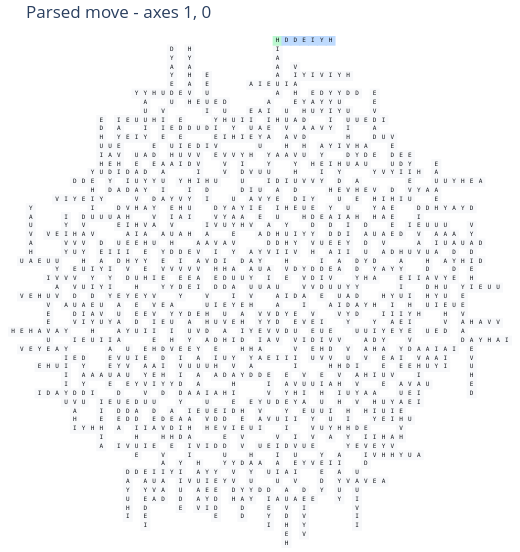

The notebook cell this image was saved under:
### Code cell
for figure in plot_llm_run_move(context, move_source="parsed"):
    display(figure)

### Figure 1 — Plotly figure (JSON) as saved in the notebook; plotly's stock layout.template omitted (floating-point values rounded to 4 significant figures; data arrays with more than 128 entries replaced by an {"elided": "..."} marker saying what was removed)
{"data": [{"customdata": [[[-46, 8], "0"], [[-45, 8], "0"], [[-45, 10], "0"], [[-44, -8], "0"], [[-44, 6], "0"], [[-44, 8], "0"], [[-44, 10], "0"], [[-44, 16], "0"], [[-43, -10], "0"], [[-43, -8], "0"], [[-43, 0], "0"], [[-43, 3], "0"], [[-43, 6], "0"], [[-43, 8], "0"], [[-43, 10], "0"], [[-43, 16], "0"], [[-42, -10], "0"], [[-42, -8], "0"], [[-42, -4], "0"], [[-42, -2], "0"], [[-42, -1], "0"], [[-42, 0], "0"], [[-42, 3], "0"], [[-42, 6], "0"], [[-42, 8], "0"], [[-42, 10], "0"], [[-42, 16], "0"], [[-41, -10], "0"], [[-41, -8], "0"], [[-41, -7], "0"], [[-41, -6], "0"], [[-41, -4], "0"], [[-41, -2], "0"], [[-41, -1], "0"], [[-41, 0], "0"], [[-41, 2], "0"], [[-41, 3], "0"], [[-41, 4], "0"], [[-41, 6], "0,1"], [[-41, 7], "1"], [[-41, 8], "0,1"], [[-41, 9], "1"], [[-41, 10], "0,1"], [[-41, 11], "1"], [[-41, 14], "0"], [[-41, 16], "0"], [[-40, -10], "0"], [[-40, -8], "0"], [[-40, -7], "0"], [[-40, -6], "0"], [[-40, -4], "0"], [[-40, -2], "0"], [[-40, -1], "0"], [[-40, 0], "0"], [[-40, 2], "0,1"], [[-40, 3], "0,1"], [[-40, 4], "0,1"], [[-40, 5], "1"], [[-40, 6], "0,1"], [[-40, 8], "0"], [[-40, 10], "0"], [[-40, 12], "0"], [[-40, 14], "0"], [[-40, 16], "0"], [[-39, -10], "0"], [[-39, -8], "0"], [[-39, -7], "0"], [[-39, -6], "0"], [[-39, -4], "0,1"], [[-39, -3], "1"], [[-39, -2], "0,1"], [[-39, -1], "0,1"], [[-39, 0], "0,1"], [[-39, 1], "1"], [[-39, 2], "0,1"], [[-39, 4], "0"], [[-39, 7], "0"], [[-39, 9], "0"], [[-39, 12], "0"], [[-39, 14], "0,1"], [[-39, 15], "1"], [[-39, 16], "0,1"], [[-39, 17], "1"], [[-39, 18], "1"], [[-39, 19], "1"], [[-38, -10], "0,1"], [[-38, -9], "1"], [[-38, -8], "0,1"], [[-38, -7], "0,1"], [[-38, -6], "0,1"], [[-38, -5], "1"], [[-38, -4], "0,1"], [[-38, -2], "0"], [[-38, -1], "0"], [[-38, 0], "0"], [[-38, 2], "0"], [[-38, 4], "0"], [[-38, 6], "1"], [[-38, 7], "0,1"], [[-38, 8], "1"], [[-38, 9], "0,1"], [[-38, 12], "0"], [[-38, 14], "0"], [[-38, 16], "0"], [[-37, -6], "0"], [[-37, -4], "0"], [[-37, -2], "0"], [[-37, 1], "0,1"], [[-37, 2], "0,1"], [[-37, 3], "1"], [[-37, 4], "0,1"], [[-37, 5], "1"], [[-37, 7], "0"], [[-37, 9], "0,1"], [[-37, 10], "1"], [[-37, 11], "1"], [[-37, 12], "0,1"], [[-37, 13], "1"], [[-37, 14], "0,1"], [[-37, 17], "0"], [[-36, -9], "0"], [[-36, -6], "0"], [[-36, -3], "0"], [[-36, 1], "0"], [[-36, 4], "0"], [[-36, 7], "0"], [[-36, 9], "0"], [[-36, 12], "0"], [[-36, 14], "0"], [[-36, 17], "0,1"], [[-36, 18], "1"], [[-36, 19], "1"], [[-36, 20], "1"], [[-36, 21], "1"], [[-36, 22], "1"], [[-36, 23], "1"], [[-35, -13], "0"], [[-35, -11], "1"], [[-35, -10], "1"], [[-35, -9], "0,1"], [[-35, -8], "1"], [[-35, -7], "1"], [[-35, -5], "0"], [[-35, -3], "0,1"], [[-35, -2], "1"], [[-35, -1], "1"], [[-35, 0], "1"], [[-35, 1], "0"], [[-35, 3], "0"], [[-35, 5], "1"], [[-35, 6], "1"], [[-35, 7], "0,1"], [[-35, 8], "1"], [[-35, 9], "0,1"], [[-35, 10], "1"], [[-35, 11], "0,1"], [[-35, 15], "0"], [[-35, 16], "1"], [[-35, 17], "0,1"], [[-35, 18], "1"], [[-35, 19], "1"], [[-35, 20], "1"], [[-34, -13], "0"], [[-34, -9], "0"], [[-34, -6], "1"], [[-34, -5], "0,1"], [[-34, -4], "1"], [[-34, -3], "0,1"], [[-34, 1], "0"], [[-34, 3], "0"], [[-34, 7], "0"], [[-34, 9], "0"], [[-34, 11], "0"], [[-34, 13], "0"], [[-34, 15], "0"], [[-34, 17], "0,1"], [[-34, 18], "1"], [[-34, 19], "1"], [[-34, 20], "1"], [[-34, 21], "0"], [[-33, -16], "0,1"], [[-33, -15], "1"], [[-33, -14], "1"], [[-33, -13], "0,1"], [[-33, -11], "0"], [[-33, -9], "0"], [[-33, -8], "1"], [[-33, -7], "0,1"], [[-33, -6], "1"], [[-33, -5], "0,1"], [[-33, -4], "1"], [[-33, -3], "0"], [[-33, -1], "0,1"], [[-33, 0], "1"], [[-33, 1], "0,1"], [[-33, 2], "1"], [[-33, 3], "0,1"], [[-33, 4], "1"], [[-33, 5], "0,1"], [[-33, 8], "0"], [[-33, 11], "0"], [[-33, 12], "1"], [[-33, 13], "0,1"], [[-33, 14], "1"], [[-33, 15], "0,1"], [[-33, 16], "1"], [[-33, 17], "0,1"], [[-33, 21], "0"], [[-32, -16], "0"], [[-32, -13], "0"], [[-32, -11], "0,1"], [[-32, -10], "1"], [[-32, -9], "0,1"], [[-32, -7], "0,1"], [[-32, -6], "1"], [[-32, -5], "0,1"], [[-32, -4], "1"], [[-32, -3], "0,1"], [[-32, -1], "0,1"], [[-32, 0], "1"], [[-32, 1], "0,1"], [[-32, 3], "0"], [[-32, 5], "0"], [[-32, 6], "1"], [[-32, 7], "1"], [[-32, 8], "0,1"], [[-32, 9], "1"], [[-32, 11], "0"], [[-32, 13], "0"], [[-32, 15], "0"], [[-32, 18], "0,1"], [[-32, 19], "1"], [[-32, 20], "1"], [[-32, 21], "0,1"], [[-32, 22], "1"], [[-31, -16], "0"], [[-31, -13], "0"], [[-31, -11], "0,1"], [[-31, -10], "1"], [[-31, -9], "0,1"], [[-31, -7], "0"], [[-31, -5], "0"], [[-31, -3], "0,1"], [[-31, -2], "1"], [[-31, -1], "0,1"], [[-31, 0], "1"], [[-31, 1], "0,1"], [[-31, 2], "0,1"], [[-31, 3], "0,1"], [[-31, 5], "0"], [[-31, 8], "0"], [[-31, 10], "0,1"], [[-31, 11], "0,1"], [[-31, 12], "0,1"], [[-31, 13], "0,1"], [[-31, 15], "0"], [[-31, 17], "1"], [[-31, 18], "0,1"], [[-31, 19], "1"], [[-31, 20], "1"], [[-31, 21], "0"], [[-30, -17], "0"], [[-30, -16], "0"], [[-30, -15], "0"], [[-30, -13], "0,1"], [[-30, -12], "1"], [[-30, -11], "0,1"], [[-30, -10], "1"], [[-30, -9], "0,1"], [[-30, -8], "0,1"], [[-30, -7], "0,1"], [[-30, -4], "0"], [[-30, -1], "0"], [[-30, 2], "0"], [[-30, 4], "1"], [[-30, 5], "0,1"], [[-30, 6], "1"], [[-30, 7], "1"], [[-30, 8], "0,1"], [[-30, 9], "1"], [[-30, 10], "0,1"], [[-30, 12], "0"], [[-30, 14], "0"], [[-30, 16], "0"], [[-30, 18], "0,1"], [[-30, 19], "1"], [[-30, 20], "1"], [[-30, 21], "0,1"], [[-30, 22], "0,1"], [[-30, 23], "0"], [[-29, -20], "1"], [[-29, -19], "1"], [[-29, -18], "1"], [[-29, -17], "0,1"], [[-29, -16], "0,1"], [[-29, -15], "0,1"], [[-29, -14], "1"], [[-29, -11], "0"], [[-29, -8], "0"], [[-29, -6], "0"], [[-29, -4], "0,1"], [[-29, -3], "1"], [[-29, -2], "0,1"], [[-29, -1], "0,1"], [[-29, 0], "1"], [[-29, 1], "1"], [[-29, 2], "0,1"], [[-29, 6], "0"], [[-29, 8], "0,1"], [[-29, 9], "1"], [[-29, 10], "0,1"], [[-29, 12], "0"], [[-29, 14], "0,1"], [[-29, 15], "1"], [[-29, 16], "0,1"], [[-29, 17], "1"], [[-29, 18], "0,1"], [[-29, 21], "0"], [[-29, 22], "0"], [[-29, 23], "0"], [[-29, 29], "0"], [[-28, -17], "0"], [[-28, -15], "0"], [[-28, -12], "0"], [[-28, -10], "1"], [[-28, -9], "1"], [[-28, -8], "0,1"], [[-28, -7], "1"], [[-28, -6], "0,1"], [[-28, -5], "1"], [[-28, -4], "0,1"], [[-28, -2], "0"], [[-28, 2], "0"], [[-28, 6], "0"], [[-28, 8], "0,1"], [[-28, 9], "1"], [[-28, 10], "0,1"], [[-28, 11], "1"], [[-28, 12], "0,1"], [[-28, 13], "1"], [[-28, 14], "0,1"], [[-28, 16], "0"], [[-28, 19], "0"], [[-28, 21], "0,1"], [[-28, 22], "0,1"], [[-28, 23], "0,1"], [[-28, 24], "1"], [[-28, 29], "0"], [[-27, -17], "0"], [[-27, -15], "0,1"], [[-27, -14], "1"], [[-27, -13], "1"], [[-27, -12], "0,1"], [[-27, -11], "1"], [[-27, -10], "0,1"], [[-27, -8], "0,1"], [[-27, -7], "1"], [[-27, -6], "0,1"], [[-27, -4], "0"], [[-27, -2], "0"], [[-27, 0], "0,1"], [[-27, 1], "1"], [[-27, 2], "0,1"], [[-27, 3], "1"], [[-27, 4], "1"], [[-27, 5], "1"], [[-27, 6], "0,1"], [[-27, 8], "0"], [[-27, 10], "0"], [[-27, 12], "0"], [[-27, 14], "0"], [[-27, 16], "0,1"], [[-27, 17], "1"], [[-27, 18], "1"], [[-27, 19], "0,1"], [[-27, 20], "1"], [[-27, 23], "0"], [[-27, 29], "0"], [[-26, -20], "1"], [[-26, -19], "1"], [[-26, -18], "1"], [[-26, -17], "0,1"], [[-26, -15], "0"], [[-26, -12], "0,1"], [[-26, -11], "1"], [[-26, -10], "0,1"], [[-26, -8], "0,1"], [[-26, -7], "1"], [[-26, -6], "0,1"], [[-26, -4], "0,1"], [[-26, -3], "1"], [[-26, -2], "0,1"], [[-26, -1], "1"], [[-26, 0], "0,1"], [[-26, 2], "0"], [[-26, 4], "0"], [[-26, 9], "0"], [[-26, 13], "0,1"], [[-26, 14], "0,1"], [[-26, 15], "0,1"], [[-26, 16], "0,1"], [[-26, 19], "0"], [[-26, 21], "1"], [[-26, 22], "1"], [[-26, 23], "0,1"], [[-26, 24], "1"], [[-26, 25], "1"], [[-26, 26], "1"], [[-26, 29], "0"], [[-25, -17], "0,1"], [[-25, -16], "1"], [[-25, -15], "0,1"], [[-25, -12], "0,1"], [[-25, -11], "1"], [[-25, -10], "0,1"], [[-25, -9], "1"], [[-25, -8], "0,1"], [[-25, -6], "0"], [[-25, -4], "0"], [[-25, -2], "0"], [[-25, 0], "0,1"], [[-25, 1], "1"], [[-25, 2], "0,1"], [[-25, 4], "0,1"], [[-25, 5], "0,1"], [[-25, 6], "1"], [[-25, 7], "1"], [[-25, 8], "1"], [[-25, 9], "0"], [[-25, 11], "0"], [[-25, 12], "0"], [[-25, 13], "0"], [[-25, 15], "0"], [[-25, 17], "0"], [[-25, 19], "0,1"], [[-25, 20], "1"], [[-25, 21], "1"], [[-25, 23], "0,1"], [[-25, 24], "1"], [[-25, 25], "1"], [[-25, 26], "1"], [[-25, 29], "0"], [[-24, -22], "1"], [[-24, -21], "1"], [[-24, -20], "1"], [[-24, -19], "0,1"], [[-24, -18], "1"], [[-24, -17], "0,1"], [[-24, -12], "0"], [[-24, -10], "0"], [[-24, -8], "0,1"], [[-24, -7], "0,1"], [[-24, -6], "0,1"], [[-24, -5], "0,1"], [[-24, -4], "1"], [[-24, -3], "0,1"], [[-24, -2], "0,1"], [[-24, 0], "0"], [[-24, 3], "0"], [[-24, 4], "0"], [[-24, 5], "0"], [[-24, 9], "0"], [[-24, 11], "0"], [[-24, 12], "0"], [[-24, 13], "0"], [[-24, 15], "0"], [[-24, 17], "0"], [[-24, 18], "0"], [[-24, 19], "0"], [[-24, 21], "1"], [[-24, 22], "0,1"], [[-24, 23], "0,1"], [[-24, 24], "1"], [[-24, 25], "1"], [[-24, 26], "1"], [[-24, 27], "1"], [[-24, 29], "0"], [[-23, -19], "0"], [[-23, -16], "1"], [[-23, -15], "1"], [[-23, -14], "1"], [[-23, -13], "1"], [[-23, -12], "0,1"], [[-23, -11], "0,1"], [[-23, -7], "0"], [[-23, -5], "0"], [[-23, -3], "0"], [[-23, -1], "0"], [[-23, 0], "0,1"], [[-23, 1], "1"], [[-23, 2], "1"], [[-23, 3], "0,1"], [[-23, 5], "0"], [[-23, 6], "0"], [[-23, 7], "0"], [[-23, 9], "0,1"], [[-23, 10], "1"], [[-23, 11], "0,1"], [[-23, 12], "0,1"], [[-23, 13], "0,1"], [[-23, 14], "1"], [[-23, 17], "0"], [[-23, 18], "0"], [[-23, 19], "0"], [[-23, 22], "0"], [[-23, 28], "0,1"], [[-23, 29], "0,1"], [[-23, 30], "1"], [[-23, 31], "1"], [[-23, 32], "1"], [[-23, 33], "1"], [[-22, -23], "1"], [[-22, -22], "1"], [[-22, -21], "1"], [[-22, -20], "1"], [[-22, -19], "0,1"], [[-22, -18], "1"], [[-22, -17], "1"], [[-22, -14], "0"], [[-22, -11], "0"], [[-22, -10], "1"], [[-22, -9], "0,1"], [[-22, -8], "1"], [[-22, -7], "0,1"], [[-22, -5], "0"], [[-22, -3], "0,1"], [[-22, -2], "1"], [[-22, -1], "0,1"], [[-22, 1], "0"], [[-22, 3], "0,1"], [[-22, 4], "1"], [[-22, 5], "0,1"], [[-22, 6], "0,1"], [[-22, 7], "0,1"], [[-22, 8], "1"], [[-22, 9], "0"], [[-22, 11], "0"], [[-22, 12], "0"], [[-22, 13], "0"], [[-22, 16], "1"], [[-22, 17], "0,1"], [[-22, 18], "0,1"], [[-22, 19], "0,1"], [[-22, 20], "0,1"], [[-22, 21], "1"], [[-22, 22], "0,1"], [[-22, 24], "1"], [[-22, 25], "1"], [[-22, 26], "0,1"], [[-22, 28], "0"], [[-21, -19], "0"], [[-21, -16], "1"], [[-21, -15], "1"], [[-21, -14], "0,1"], [[-21, -13], "1"], [[-21, -12], "1"], [[-21, -11], "0"], [[-21, -9], "0"], [[-21, -7], "0,1"], [[-21, -6], "1"], [[-21, -5], "0,1"], [[-21, -3], "0"], [[-21, -1], "0,1"], [[-21, 0], "1"], [[-21, 1], "0,1"], [[-21, 2], "1"], [[-21, 3], "0,1"], [[-21, 5], "0"], [[-21, 6], "0"], [[-21, 7], "0"], [[-21, 9], "0,1"], [[-21, 10], "1"], [[-21, 11], "0,1"], [[-21, 12], "1"], [[-21, 15], "0"], [[-21, 18], "0"], [[-21, 20], "0,1"], [[-21, 21], "1"], [[-21, 22], "0,1"], [[-21, 26], "0"], [[-21, 28], "0,1"], [[-21, 29], "1"], [[-21, 30], "1"], [[-21, 31], "1"], [[-21, 32], "1"], [[-20, -19], "0"], [[-20, -16], "0,1"], [[-20, -15], "1"], [[-20, -14], "0,1"], [[-20, -13], "1"], [[-20, -11], "0"], [[-20, -9], "0,1"], [[-20, -8], "1"], [[-20, -7], "0,1"], [[-20, -5], "0,1"], [[-20, -4], "1"], [[-20, -3], "1"], [[-20, -2], "1"], [[-20, -1], "0,1"], [[-20, 1], "0"], [[-20, 3], "0"], [[-20, 5], "0,1"], [[-20, 6], "0,1"], [[-20, 7], "0,1"], [[-20, 8], "1"], [[-20, 9], "0,1"], [[-20, 11], "0"], [[-20, 14], "0"], [[-20, 15], "0"], [[-20, 16], "0"], [[-20, 19], "1"], [[-20, 20], "0,1"], [[-20, 21], "1"], [[-20, 22], "0,1"], [[-20, 23], "1"], [[-20, 26], "0"], [[-20, 28], "0"], [[-19, -19], "0"], [[-19, -17], "1"], [[-19, -16], "0,1"], [[-19, -15], "1"], [[-19, -14], "0,1"], [[-19, -13], "1"], [[-19, -11], "0"], [[-19, -9], "0"], [[-19, -7], "0,1"], [[-19, -6], "1"], [[-19, -5], "0,1"], [[-19, -1], "0,1"], [[-19, 0], "1"], [[-19, 1], "1"], [[-19, 2], "0,1"], [[-19, 3], "0,1"], [[-19, 4], "0,1"], [[-19, 7], "0"], [[-19, 10], "0"], [[-19, 13], "1"], [[-19, 14], "0,1"], [[-19, 15], "0,1"], [[-19, 16], "0,1"], [[-19, 17], "1"], [[-19, 18], "1"], [[-19, 20], "0"], [[-19, 22], "0"], [[-19, 24], "0,1"], [[-19, 25], "0,1"], [[-19, 26], "0,1"], [[-19, 27], "1"], [[-19, 28], "0,1"], [[-18, -22], "1"], [[-18, -21], "1"], [[-18, -20], "1"], [[-18, -19], "0,1"], [[-18, -18], "0,1"], [[-18, -16], "0"], [[-18, -14], "0"], [[-18, -12], "0,1"], [[-18, -11], "0,1"], [[-18, -10], "1"], [[-18, -9], "0,1"], [[-18, -8], "1"], [[-18, -7], "0,1"], [[-18, -4], "0"], [[-18, -1], "0"], [[-18, 2], "0"], [[-18, 4], "0"], [[-18, 7], "0,1"], [[-18, 8], "1"], [[-18, 9], "1"], [[-18, 10], "0,1"], [[-18, 12], "0"], [[-18, 14], "0"], [[-18, 15], "0"], [[-18, 16], "0"], [[-18, 19], "1"], [[-18, 20], "0,1"], [[-18, 21], "0,1"], [[-18, 22], "0,1"], [[-18, 24], "0"], [[-18, 25], "0"], [[-18, 26], "0"], [[-18, 28], "0"], [[-17, -18], "0"], [[-17, -16], "0,1"], [[-17, -15], "1"], [[-17, -14], "0,1"], [[-17, -13], "1"], [[-17, -12], "0,1"], [[-17, -9], "0"], [[-17, -6], "0,1"], [[-17, -5], "1"], [[-17, -4], "0,1"], [[-17, -3], "0,1"], [[-17, -2], "0,1"], [[-17, 0], "0"], [[-17, 1], "0"], [[-17, 2], "0"], [[-17, 4], "0,1"], [[-17, 5], "1"], [[-17, 6], "0,1"], [[-17, 7], "0,1"], [[-17, 10], "0,1"], [[-17, 11], "1"], [[-17, 12], "0,1"], [[-17, 13], "1"], [[-17, 14], "1"], [[-17, 15], "0,1"], [[-17, 16], "0,1"], [[-17, 21], "0"], [[-17, 24], "0"], [[-17, 25], "0"], [[-17, 26], "0"], [[-17, 28], "0,1"], [[-17, 29], "1"], [[-17, 30], "1"], [[-17, 31], "1"], [[-17, 32], "1"], [[-16, -19], "1"], [[-16, -18], "0,1"], [[-16, -17], "1"], [[-16, -16], "0,1"], [[-16, -14], "0"], [[-16, -12], "0"], [[-16, -10], "1"], [[-16, -9], "0,1"], [[-16, -8], "1"], [[-16, -7], "1"], [[-16, -6], "0,1"], [[-16, -4], "0"], [[-16, -3], "0"], [[-16, -2], "0"], [[-16, 0], "0,1"], [[-16, 1], "0,1"], [[-16, 2], "0,1"], [[-16, 3], "1"], [[-16, 4], "0,1"], [[-16, 6], "0"], [[-16, 8], "0"], [[-16, 10], "0,1"], [[-16, 11], "1"], [[-16, 12], "0,1"], [[-16, 13], "1"], [[-16, 16], "0,1"], [[-16, 17], "1"], [[-16, 18], "0,1"], [[-16, 21], "0,1"], [[-16, 22], "1"], [[-16, 23], "1"], [[-16, 24], "0,1"], [[-16, 25], "0,1"], [[-16, 26], "0,1"], [[-16, 27], "1"], [[-16, 29], "0"], [[-15, -18], "0"], [[-15, -16], "0,1"], [[-15, -15], "0,1"], [[-15, -14], "1"], [[-15, -13], "0,1"], [[-15, -12], "0,1"], [[-15, -10], "0"], [[-15, -8], "0"], [[-15, -6], "0,1"], [[-15, -5], "1"], [[-15, -4], "0,1"], [[-15, -3], "0,1"], [[-15, -2], "0,1"], [[-15, 0], "0"], [[-15, 1], "0"], [[-15, 2], "0"], [[-15, 4], "0,1"], [[-15, 5], "1"], [[-15, 6], "0,1"], [[-15, 8], "0,1"], [[-15, 9], "1"], [[-15, 10], "0,1"], [[-15, 11], "1"], [[-15, 12], "0,1"], [[-15, 13], "1"], [[-15, 14], "1"], [[-15, 16], "0"], [[-15, 18], "0,1"], [[-15, 19], "1"], [[-15, 20], "1"], [[-15, 21], "0"], [[-15, 24], "0"], [[-15, 27], "0"], [[-15, 29], "0"], [[-14, -22], "1"], [[-14, -21], "0,1"], [[-14, -20], "1"], [[-14, -19], "1"], [[-14, -18], "0,1"], [[-14, -15], "0"], [[-14, -13], "0"], [[-14, -11], "1"], [[-14, -10], "0,1"], [[-14, -9], "1"], [[-14, -8], "0,1"], [[-14, -6], "0"], [[-14, -4], "0"], [[-14, -2], "0,1"], [[-14, -1], "1"], [[-14, 0], "0,1"], [[-14, 1], "0,1"], [[-14, 3], "1"], [[-14, 4], "0,1"], [[-14, 5], "1"], [[-14, 8], "0"], [[-14, 12], "0"], [[-14, 14], "0"], [[-14, 16], "0,1"], [[-14, 17], "0,1"], [[-14, 18], "0,1"], [[-14, 21], "0"], [[-14, 24], "0"], [[-14, 26], "1"], [[-14, 27], "0,1"], [[-14, 28], "1"], [[-14, 29], "0,1"], [[-14, 30], "1"], [[-13, -21], "0"], [[-13, -17], "0"], [[-13, -16], "0"], [[-13, -15], "0"], [[-13, -13], "0"], [[-13, -12], "1"], [[-13, -11], "1"], [[-13, -10], "0,1"], [[-13, -8], "0"], [[-13, -6], "0,1"], [[-13, -5], "0,1"], [[-13, -4], "0,1"], [[-13, -3], "1"], [[-13, -2], "0,1"], [[-13, 0], "0"], [[-13, 2], "0"], [[-13, 4], "0,1"], [[-13, 5], "1"], [[-13, 6], "0,1"], [[-13, 7], "1"], [[-13, 8], "0,1"], [[-13, 9], "1"], [[-13, 11], "0"], [[-13, 13], "0"], [[-13, 14], "0"], [[-13, 15], "0"], [[-13, 17], "0"], [[-13, 19], "0,1"], [[-13, 20], "1"], [[-13, 21], "0,1"], [[-13, 22], "1"], [[-13, 23], "0,1"], [[-13, 24], "0,1"], [[-13, 25], "0,1"], [[-13, 27], "0"], [[-13, 29], "0"], [[-12, -21], "0"], [[-12, -17], "0"], [[-12, -16], "0"], [[-12, -15], "0"], [[-12, -13], "0"], [[-12, -11], "1"], [[-12, -10], "0,1"], [[-12, -9], "0,1"], [[-12, -8], "0,1"], [[-12, -7], "1"], [[-12, -5], "0"], [[-12, -2], "0,1"], [[-12, -1], "0,1"], [[-12, 0], "0,1"], [[-12, 1], "1"], [[-12, 2], "0,1"], [[-12, 6], "0"], [[-12, 7], "1"], [[-12, 8], "0,1"], [[-12, 9], "1"], [[-12, 11], "0"], [[-12, 12], "1"], [[-12, 13], "0,1"], [[-12, 14], "0,1"], [[-12, 15], "0"], [[-12, 17], "0"], [[-12, 19], "0"], [[-12, 23], "0"], [[-12, 25], "0,1"], [[-12, 26], "1"], [[-12, 27], "0,1"], [[-12, 28], "1"], [[-12, 29], "0,1"], [[-12, 30], "1"], [[-11, -21], "0"], [[-11, -19], "1"], [[-11, -18], "1"], [[-11, -17], "0,1"], [[-11, -16], "0,1"], [[-11, -15], "0,1"], [[-11, -14], "1"], [[-11, -10], "0"], [[-11, -9], "0"], [[-11, -8], "0"], [[-11, -6], "1"], [[-11, -5], "0,1"], [[-11, -4], "1"], [[-11, -3], "1"], [[-11, -1], "0"], [[-11, 2], "0"], [[-11, 5], "1"], [[-11, 6], "0,1"], [[-11, 7], "1"], [[-11, 8], "0,1"], [[-11, 9], "1"], [[-11, 10], "1"], [[-11, 11], "0,1"], [[-11, 13], "0"], [[-11, 14], "0"], [[-11, 15], "0"], [[-11, 17], "0,1"], [[-11, 18], "1"], [[-11, 19], "0,1"], [[-11, 20], "0,1"], [[-11, 21], "1"], [[-11, 23], "0"], [[-11, 25], "0,1"], [[-11, 26], "1"], [[-11, 27], "0,1"], [[-11, 29], "0"], [[-10, -21], "0"], [[-10, -17], "0"], [[-10, -15], "0"], [[-10, -11], "1"], [[-10, -10], "0,1"], [[-10, -9], "0,1"], [[-10, -8], "0,1"], [[-10, -7], "0,1"], [[-10, -5], "0"], [[-10, -1], "0,1"], [[-10, 0], "1"], [[-10, 1], "1"], [[-10, 2], "0,1"], [[-10, 3], "1"], [[-10, 4], "1"], [[-10, 6], "0"], [[-10, 8], "0"], [[-10, 11], "0"], [[-10, 13], "0"], [[-10, 15], "0"], [[-10, 17], "0"], [[-10, 20], "0"], [[-10, 22], "1"], [[-10, 23], "0,1"], [[-10, 24], "1"], [[-10, 25], "0,1"], [[-10, 26], "1"], [[-10, 29], "0"], [[-9, -21], "0"], [[-9, -17], "0"], [[-9, -15], "1"], [[-9, -14], "0,1"], [[-9, -13], "1"], [[-9, -12], "1"], [[-9, -11], "1"], [[-9, -10], "0,1"], [[-9, -7], "0"], [[-9, -5], "0"], [[-9, -4], "0"], [[-9, -3], "0"], [[-9, 0], "1"], [[-9, 1], "1"], [[-9, 2], "0,1"], [[-9, 3], "1"], [[-9, 5], "0"], [[-9, 7], "0"], [[-9, 10], "1"], [[-9, 11], "0,1"], [[-9, 12], "1"], [[-9, 13], "0,1"], [[-9, 14], "1"], [[-9, 15], "0,1"], [[-9, 16], "1"], [[-9, 18], "0"], [[-9, 19], "0"], [[-9, 20], "0"], [[-9, 23], "0"], [[-8, -21], "0"], [[-8, -14], "0"], [[-8, -11], "1"], [[-8, -10], "1"], [[-8, -9], "0,1"], [[-8, -8], "1"], [[-8, -7], "0,1"], [[-8, -5], "0"], [[-8, -4], "0"], [[-8, -3], "0"], [[-8, 0], "1"], [[-8, 1], "1"], [[-8, 2], "0,1"], [[-8, 3], "1"], [[-8, 4], "1"], [[-8, 5], "0,1"], [[-8, 7], "0,1"], [[-8, 8], "1"], [[-8, 9], "0,1"], [[-8, 10], "1"], [[-8, 11], "0"], [[-8, 13], "0"], [[-8, 15], "0"], [[-8, 18], "0"], [[-8, 19], "0"], [[-8, 20], "0"], [[-8, 23], "0,1"], [[-8, 24], "1"], [[-8, 25], "0,1"], [[-8, 26], "1"], [[-8, 27], "1"], [[-8, 28], "1"], [[-8, 29], "1"], [[-7, -18], "1"], [[-7, -17], "1"], [[-7, -16], "1"], [[-7, -15], "1"], [[-7, -14], "0,1"], [[-7, -13], "1"], [[-7, -9], "0"], [[-7, -7], "0,1"], [[-7, -6], "0,1"], [[-7, -5], "0,1"], [[-7, -4], "0,1"], [[-7, -3], "0,1"], [[-7, -1], "0"], [[-7, 2], "0"], [[-7, 4], "1"], [[-7, 5], "0,1"], [[-7, 6], "1"], [[-7, 7], "0"], [[-7, 9], "0,1"], [[-7, 10], "1"], [[-7, 11], "0,1"], [[-7, 14], "0"], [[-7, 16], "0"], [[-7, 18], "0,1"], [[-7, 19], "0,1"], [[-7, 20], "0,1"], [[-7, 21], "1"], [[-7, 22], "0,1"], [[-7, 25], "0"], [[-6, -14], "0"], [[-6, -12], "0,1"], [[-6, -11], "1"], [[-6, -10], "1"], [[-6, -9], "0,1"], [[-6, -8], "1"], [[-6, -6], "0"], [[-6, -3], "0"], [[-6, -1], "0"], [[-6, 3], "0,1"], [[-6, 4], "1"], [[-6, 5], "0,1"], [[-6, 7], "0"], [[-6, 9], "0"], [[-6, 13], "1"], [[-6, 14], "0,1"], [[-6, 15], "1"], [[-6, 16], "0,1"], [[-6, 17], "1"], [[-6, 18], "0,1"], [[-6, 20], "0"], [[-6, 22], "0,1"], [[-6, 23], "1"], [[-6, 24], "1"], [[-6, 25], "0"], [[-5, -16], "1"], [[-5, -15], "1"], [[-5, -14], "0,1"], [[-5, -12], "0"], [[-5, -10], "1"], [[-5, -9], "0,1"], [[-5, -8], "1"], [[-5, -7], "1"], [[-5, -6], "0"], [[-5, -4], "1"], [[-5, -3], "0,1"], [[-5, -2], "0,1"], [[-5, -1], "0,1"], [[-5, 0], "1"], [[-5, 3], "0"], [[-5, 6], "0,1"], [[-5, 7], "0,1"], [[-5, 8], "1"], [[-5, 9], "0,1"], [[-5, 10], "1"], [[-5, 11], "1"], [[-5, 12], "0,1"], [[-5, 14], "0"], [[-5, 16], "0"], [[-5, 22], "0"], [[-5, 25], "0,1"], [[-5, 26], "1"], [[-5, 27], "1"], [[-5, 28], "1"], [[-5, 29], "1"], [[-5, 30], "1"], [[-4, -14], "1"], [[-4, -13], "0,1"], [[-4, -12], "0,1"], [[-4, -11], "0,1"], [[-4, -10], "1"], [[-4, -9], "0,1"], [[-4, -8], "1"], [[-4, -6], "0"], [[-4, -2], "0"], [[-4, 1], "0"], [[-4, 3], "0,1"], [[-4, 4], "1"], [[-4, 5], "1"], [[-4, 6], "0,1"], [[-4, 9], "0"], [[-4, 12], "0"], [[-4, 14], "0"], [[-4, 18], "1"], [[-4, 19], "1"], [[-4, 20], "1"], [[-4, 21], "0,1"], [[-4, 22], "0,1"], [[-4, 23], "1"], [[-4, 25], "0"], [[-3, -13], "0"], [[-3, -12], "0"], [[-3, -11], "0"], [[-3, -9], "0"], [[-3, -7], "0,1"], [[-3, -6], "1"], [[-3, -5], "1"], [[-3, -4], "0,1"], [[-3, -3], "1"], [[-3, -2], "0,1"], [[-3, 1], "0"], [[-3, 3], "0"], [[-3, 6], "0"], [[-3, 9], "0"], [[-3, 11], "1"], [[-3, 12], "0,1"], [[-3, 13], "1"], [[-3, 14], "0,1"], [[-3, 15], "1"], [[-3, 16], "1"], [[-3, 17], "1"], [[-3, 20], "0"], [[-3, 21], "0"], [[-3, 22], "0"], [[-3, 25], "0"], [[-2, -13], "0"], [[-2, -12], "0"], [[-2, -11], "0"], [[-2, -9], "0,1"], [[-2, -8], "1"], [[-2, -7], "0,1"], [[-2, -5], "1"], [[-2, -4], "0,1"], [[-2, -3], "1"], [[-2, -2], "0"], [[-2, 0], "0,1"], [[-2, 1], "0,1"], [[-2, 2], "1"], [[-2, 3], "0,1"], [[-2, 4], "1"], [[-2, 6], "0,1"], [[-2, 7], "1"], [[-2, 8], "0,1"], [[-2, 9], "1"], [[-2, 10], "0,1"], [[-2, 12], "0"], [[-2, 15], "0,1"], [[-2, 16], "1"], [[-2, 17], "1"], [[-2, 18], "1"], [[-2, 20], "0"], [[-2, 21], "0"], [[-2, 22], "0"], [[-1, -13], "0"], [[-1, -12], "0"], [[-1, -11], "0"], [[-1, -7], "0"], [[-1, -5], "1"], [[-1, -4], "0,1"], [[-1, -3], "1"], [[-1, -2], "0,1"], [[-1, -1], "1"], [[-1, 0], "0,1"], [[-1, 5], "0"], [[-1, 8], "0"], [[-1, 10], "0"], [[-1, 12], "0,1"], [[-1, 13], "1"], [[-1, 14], "1"], [[-1, 15], "0,1"], [[-1, 16], "1"], [[-1, 17], "1"], [[-1, 20], "0"], [[0, -13], "0"], [[0, -11], "0,1"], [[0, -10], "1"], [[0, -9], "1"], [[0, -8], "0,1"], [[0, -6], "0"], [[0, -4], "0"], [[0, 0], "0,1"], [[0, 1], "1"], [[0, 2], "0,1"], [[0, 3], "1"], [[0, 4], "0,1"], [[0, 5], "0,1"], [[0, 6], "0,1"], [[0, 8], "0,1"], [[0, 9], "1"], [[0, 10], "0,1"], [[0, 15], "0"], [[0, 18], "0,1"], [[0, 19], "1"], [[0, 20], "0,1"], [[1, -13], "0"], [[1, -11], "0"], [[1, -8], "0"], [[1, -6], "0,1"], [[1, -5], "1"], [[1, -4], "0,1"], [[1, -3], "1"], [[1, -2], "1"], [[1, -1], "1"], [[1, 0], "0,1"], [[1, 2], "0"], [[1, 4], "0"], [[1, 5], "0"], [[1, 6], "0"], [[1, 8], "0"], [[1, 10], "0,1"], [[1, 11], "1"], [[1, 12], "1"], [[1, 13], "0,1"], [[1, 15], "0"], [[1, 18], "0"], [[2, -13], "0"], [[2, -11], "0"], [[2, -10], "1"], [[2, -9], "1"], [[2, -8], "0,1"], [[2, -7], "1"], [[2, -6], "0,1"], [[2, -4], "0"], [[2, 0], "0"], [[2, 1], "0,1"], [[2, 2], "0,1"], [[2, 3], "1"], [[2, 4], "0"], [[2, 6], "0"], [[2, 7], "1"], [[2, 8], "0,1"], [[2, 9], "1"], [[2, 10], "0"], [[2, 13], "0"], [[2, 15], "0,1"], [[2, 16], "1"], [[2, 17], "1"], [[2, 18], "0,1"], [[2, 19], "1"], [[3, -8], "0"], [[3, -6], "0"], [[3, -1], "0"], [[3, 1], "0"], [[3, 4], "0,1"], [[3, 5], "1"], [[3, 6], "0,1"], [[3, 8], "0"], [[3, 10], "0,1"], [[3, 11], "1"], [[3, 12], "1"], [[3, 13], "0,1"], [[3, 14], "1"], [[3, 15], "1"], [[3, 18], "0"], [[4, -8], "0"], [[4, -5], "0"], [[4, -3], "0,1"], [[4, -2], "1"], [[4, -1], "0,1"], [[4, 0], "1"], [[4, 1], "0,1"], [[4, 6], "0"], [[4, 9], "0,1"], [[4, 10], "0,1"], [[4, 11], "1"], [[4, 12], "1"], [[4, 13], "0,1"], [[4, 14], "1"], [[4, 18], "0"], [[5, -9], "1"], [[5, -8], "0,1"], [[5, -7], "1"], [[5, -6], "1"], [[5, -5], "0,1"], [[5, -4], "1"], [[5, -3], "0,1"], [[5, -1], "0"], [[5, 7], "0"], [[5, 9], "0"], [[5, 11], "1"], [[5, 12], "1"], [[5, 13], "0,1"], [[5, 14], "1"], [[5, 15], "1"], [[5, 16], "1"], [[5, 18], "0"], [[6, -5], "0"], [[6, -3], "0"], [[6, -1], "0"], [[6, 4], "1"], [[6, 5], "1"], [[6, 6], "1"], [[6, 7], "0,1"], [[6, 8], "1"], [[6, 9], "0,1"], [[7, -5], "0"], [[7, -3], "0"], [[7, -1], "0"], [[7, 7], "0"], [[7, 9], "0,1"], [[7, 10], "1"], [[7, 11], "1"], [[7, 12], "1"], [[7, 13], "1"], [[7, 14], "1"], [[7, 15], "1"], [[8, -5], "0"], [[8, -3], "0"], [[8, 7], "0"], [[8, 9], "0"], [[9, -5], "0"], [[9, -3], "0"], [[9, 7], "0"], [[10, -5], "0"], [[10, -3], "0"], [[10, 7], "0"], [[11, 7], "0"], [[11, 8], ""], [[11, 9], ""], [[11, 10], ""], [[11, 11], ""], [[11, 12], ""], [[11, 13], ""]], "hovertemplate": "coord=%{customdata[0]}<br>symbol=%{text}<br>axes=%{customdata[1]}<extra></extra>", "marker": {"color": {"elided": "1348 str values"}, "line": {"color": "rgba(0, 0, 0, 0)", "width": 0}, "size": 10, "symbol": "square"}, "mode": "markers+text", "showlegend": false, "text": {"elided": "1348 str values"}, "textfont": {"color": "#15181d", "family": "DejaVu Sans Mono, Menlo, Consolas, monospace", "size": 6}, "textposition": "middle center", "type": "scatter", "x": {"elided": "1348 int values"}, "y": {"elided": "1348 int values"}}], "layout": {"dragmode": "pan", "height": 552, "margin": {"b": 4, "l": 4, "r": 4, "t": 36}, "paper_bgcolor": "white", "plot_bgcolor": "rgba(0, 0, 0, 0)", "showlegend": false, "title": {"text": "Parsed move - axes 1, 0"}, "width": 520, "xaxis": {"range": [-23.53, 33.53], "scaleanchor": "y", "scaleratio": 1, "showgrid": false, "showticklabels": false, "visible": false, "zeroline": false}, "yaxis": {"range": [-46.53, 11.53], "showgrid": false, "showticklabels": false, "visible": false, "zeroline": false}}}
